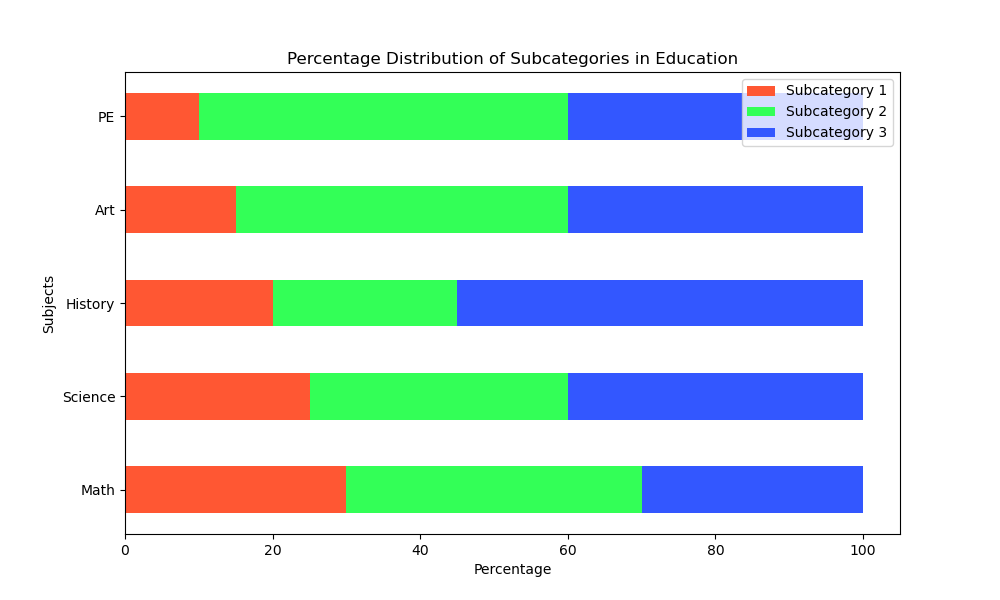

Reproduce this figure in Python.

import matplotlib.pyplot as plt
import numpy as np

categories = ['Math', 'Science', 'History', 'Art', 'PE']
subcategory1 = [30, 25, 20, 15, 10]
subcategory2 = [40, 35, 25, 45, 50]
subcategory3 = [30, 40, 55, 40, 40]

bar_width = 0.5

fig, ax = plt.subplots(figsize=(10, 6))

x = np.arange(len(categories))

ax.barh(x, subcategory1, color='#FF5733', height=bar_width, label='Subcategory 1')
ax.barh(x, subcategory2, left=subcategory1, color='#33FF57', height=bar_width, label='Subcategory 2')
ax.barh(x, subcategory3, left=np.array(subcategory1) + np.array(subcategory2), color='#3357FF', height=bar_width, label='Subcategory 3')

ax.set_xlabel('Percentage')
ax.set_ylabel('Subjects')
ax.set_title('Percentage Distribution of Subcategories in Education')
ax.set_yticks(x)
ax.set_yticklabels(categories)
ax.legend()

plt.show()
